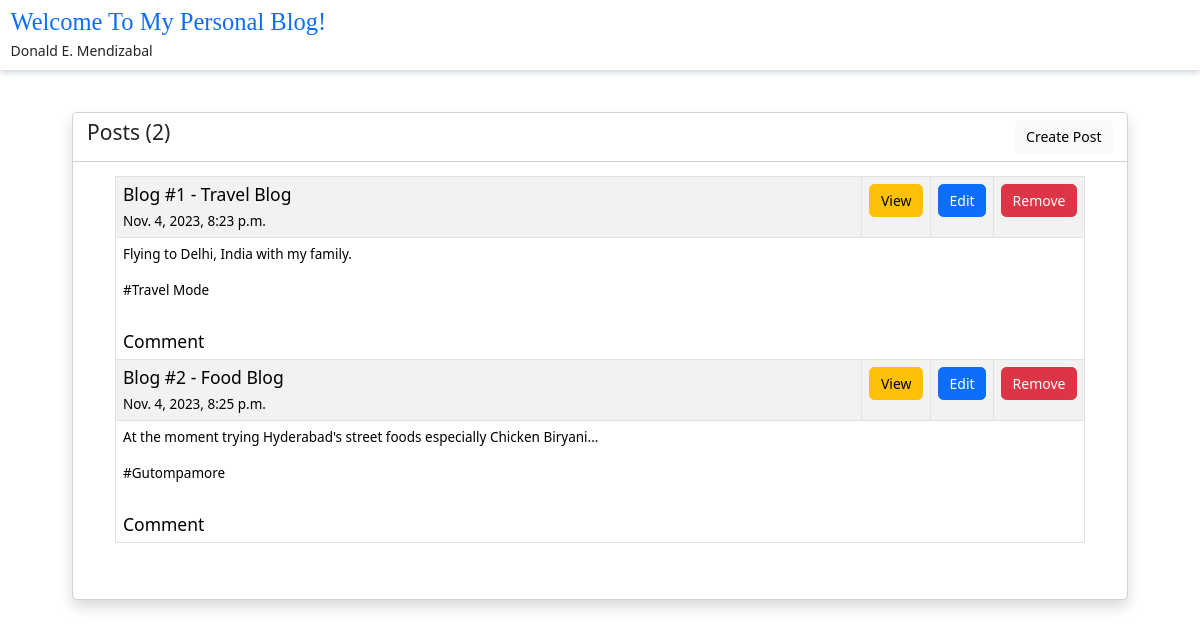
The page / on the database its author committed.
### blog/models.py (models this page shows, shortened)
class Post(models.Model):
	title = models.CharField(verbose_name="Title", max_length=200)
	content = models.TextField(verbose_name="Content")
	date_posted = models.DateTimeField(auto_now_add=True, blank=True)
	date_modified = models.DateTimeField(auto_now=True, blank=True)

### blog/views.py (the view)
# urls.py: url(r'^$', index, name='index'),
def index(request):
	template = "list.html"
	posts = Post.objects.only('title', 'content', 'date_posted')
	context = {
		'posts':posts,
	}
	return render(request, template, context)

### templates/list.html
{% extends 'base.html' %}
{% block content %}
	<div class="container p-4 p-md-5">
		<div class="card shadow">
			<div class="card-header bg-white">
				<div class="row">
					<div class="col-md-9">
						<h4 class="card-title">Posts ({{ posts.count }})</h4>
					</div>
					<div class="col-md-auto ms-auto">
						<a href="{% url 'blog:create_post' %}" class="btn btn-light">Create Post</a>
					</div>
				</div>
			</div>
			<div class="card-body px-3 px-md-5 pb-md-5">
				<div class="table-responsive">
					<table class="table table-striped table-bordered w-100">
						<tbody>
							{% for post in posts %}
							<tr>
								<td style="width:83%"><h5>{{ post.title }}</h5>{{ post.date_posted }}</td>
								<td style="width:5%">
									<a href="{% url 'blog:view_post' post.id %}" class="btn btn-warning">View</a>
								</td>
								<td style="width:5%">
									<a href="{% url 'blog:edit_post' post.id %}" class="btn btn-primary">Edit</a>
								</td>
								<td style="width:7%">
									<a href="{% url 'blog:remove_post' post.id %}" class="btn btn-danger">Remove</a>
								</td>
							</tr>
							<tr>
								<td colspan="5">
									<p>{{ post.content|linebreaksbr }}</p><br />
									<a href="{% url 'blog:create_comment' post.id %}" class="link-offset-2 link-offset-3-hover link-underline link-underline-opacity-0 link-underline-opacity-75-hover h5">Comment</a><br />
								</td>
							</tr>
							{% empty %}
							<tr>
								<td colspan=5>No posts yet</td>
							</tr>
							{% endfor %}
						</tbody>
					</table>
				</div>
			</div>
		</div>
	</div>
{% endblock %}

### static/css/main.css (style rules this page uses)
﻿html, body { font-size: 14px; min-height: 100%; }
.table { font-size: 13.5px; }

### rows shown on the page
Post: title "Blog #1 - Travel Blog", date_posted "Nov. 4, 2023, 8:23 p.m.", content "Flying to Delhi, India with my family. #Travel Mode"
Post: title "Blog #2 - Food Blog", date_posted "Nov. 4, 2023, 8:25 p.m.", content "At the moment trying Hyderabad's street foods especially Chicken Biryani... #Gutompamore"

### other values the page prints
{{ posts.count }} "2"
